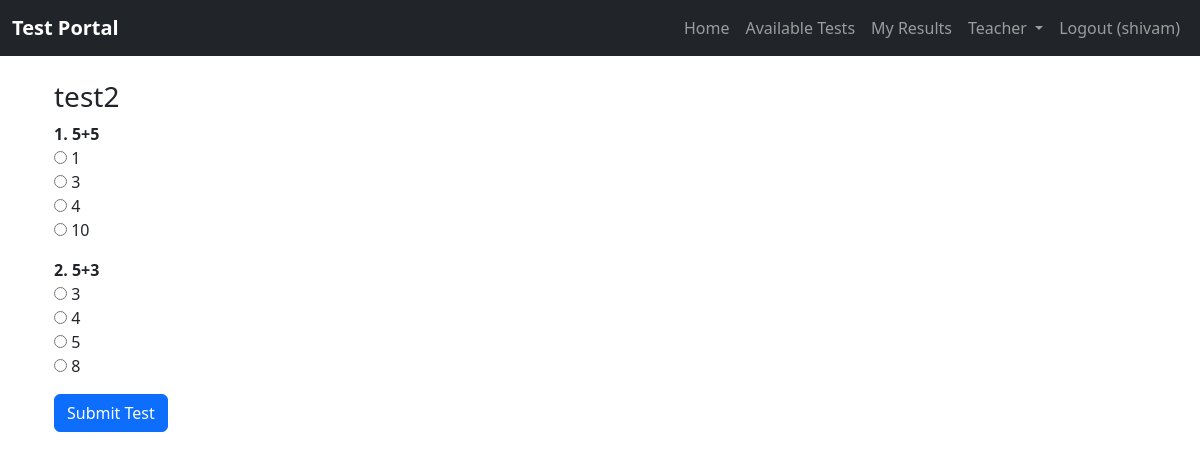
The page /tests/take/4/ (signed in) on the database its author committed.
### users/models.py (models this page shows, shortened)
class User(AbstractUser):
    is_student = models.BooleanField(default=False)
    is_teacher = models.BooleanField(default=False)

### tests/models.py (models this page shows, shortened)
class Test(models.Model):
    title = models.CharField(max_length=200)
    description = models.TextField(blank=True)
    created_by = models.ForeignKey(settings.AUTH_USER_MODEL, on_delete=models.CASCADE)
    created_at = models.DateTimeField(auto_now_add=True)

class Question(models.Model):
    QUESTION_TYPES = (
        ('mcq', 'Multiple Choice'),
        ('tf', 'True/False'),
        ('short', 'Short Answer'),
    )
    test = models.ForeignKey(Test, on_delete=models.CASCADE, related_name='questions')
    text = models.TextField()
    question_type = models.CharField(max_length=10, choices=QUESTION_TYPES)

class Choice(models.Model):
    question = models.ForeignKey(Question, on_delete=models.CASCADE, related_name='choices')
    text = models.CharField(max_length=200)
    is_correct = models.BooleanField(default=False)

### tests/views.py (the view, shortened to what this page needs)
# urls.py: path('take/<int:test_id>/', views.take_test, name='take_test'),
@login_required
def take_test(request, test_id):
    test = get_object_or_404(Test, id=test_id)
    student_test, created = StudentTest.objects.get_or_create(
        student=request.user, test=test
    )
    return render(request, 'tests/take_test.html', {'test': test})

### tests/templates/tests/take_test.html (shortened to what this page needs)
{% extends "base.html" %}
{% block content %}
<div class="container mt-4">
  <h3>{{ test.title }}</h3>
  <form method="post">
    {% for q in test.questions.all %}
      <div class="mb-3">
        <strong>{{ forloop.counter }}. {{ q.text }}</strong>
        {% if q.question_type == "mcq" %}
          {% for choice in q.choices.all %}
            <div>
              <input type="radio" name="question_{{ q.id }}" value="{{ choice.id }}">
              {{ choice.text }}
            </div>
          {% endfor %}
        {% else %}
          <textarea name="question_{{ q.id }}" class="form-control"></textarea>
        {% endif %}
      </div>
    {% endfor %}
    <button type="submit" class="btn btn-primary">Submit Test</button>
  </form>
</div>
{% endblock %}

### core/templates/base.html (shortened to what this page needs)
<!DOCTYPE html>
<html lang="en">
<head>
  <link href="https://cdn.jsdelivr.net/npm/bootstrap@5.3.0/dist/css/bootstrap.min.css" rel="stylesheet">
</head>
<body>
  <nav class="navbar navbar-expand-lg navbar-dark bg-dark">
    <div class="container-fluid">
      <a class="navbar-brand fw-bold" href="{% url 'home' %}">Test Portal</a>
      <div class="collapse navbar-collapse" id="navbarNav">
        <ul class="navbar-nav ms-auto">
          <li class="nav-item">
            <a class="nav-link {% if request.resolver_match.url_name == 'home' %}active{% endif %}" href="{% url 'home' %}">Home</a>
          </li>
          <li class="nav-item">
            <a class="nav-link {% if request.resolver_match.url_name == 'available_tests' %}active{% endif %}" href="{% url 'available_tests' %}">Available Tests</a>
          </li>
          <li class="nav-item">
            <a class="nav-link {% if request.resolver_match.url_name == 'test_results' %}active{% endif %}" href="{% url 'test_results' %}">My Results</a>
          </li>
          {% if user.is_staff %}
          <li class="nav-item dropdown">
            <a class="nav-link dropdown-toggle" href="#" id="adminDropdown" role="button" data-bs-toggle="dropdown"
              aria-expanded="false">
              Teacher
            </a>
          </li>
          {% endif %}
          {% if user.is_authenticated %}
          <li class="nav-item">
            <a class="nav-link" href="{% url 'logout' %}">Logout ({{ user.username }})</a>
          </li>
          {% endif %}
        </ul>
      </div>
    </div>
  </nav>
  <div class="container mt-4">
    {% block content %}
    {% endblock %}
  </div>
</body>
</html>

### rows shown on the page
User: username "shivam"
Test: title "test2"
Question: text "5+5"
Choice: text "1"
Choice: text "3"
Choice: text "4"
Choice: text "10"
Question: text "5+3"
Choice: text "3"
Choice: text "4"
Choice: text "5"
Choice: text "8"
